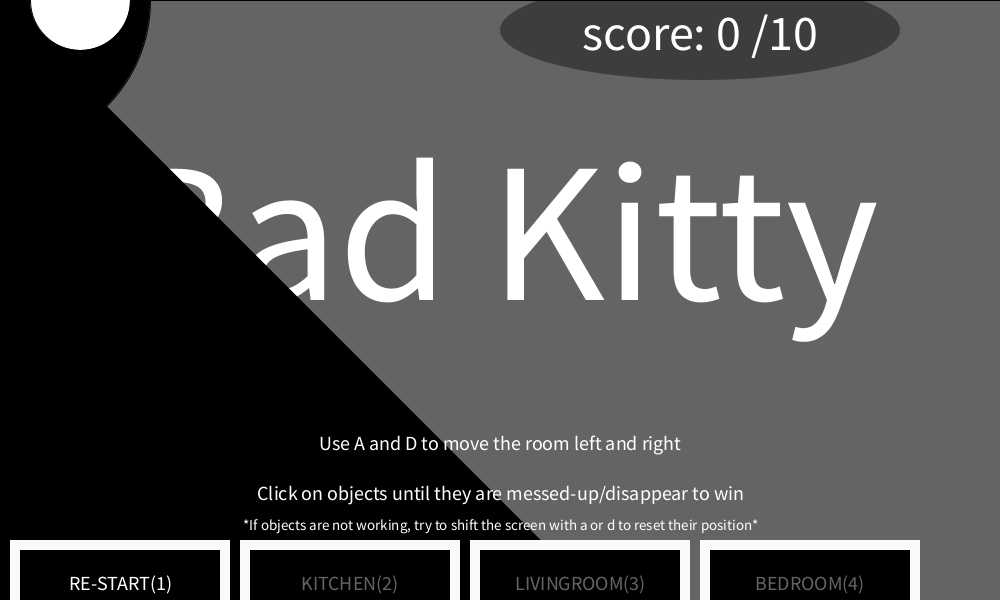
Frame 1 (no input)
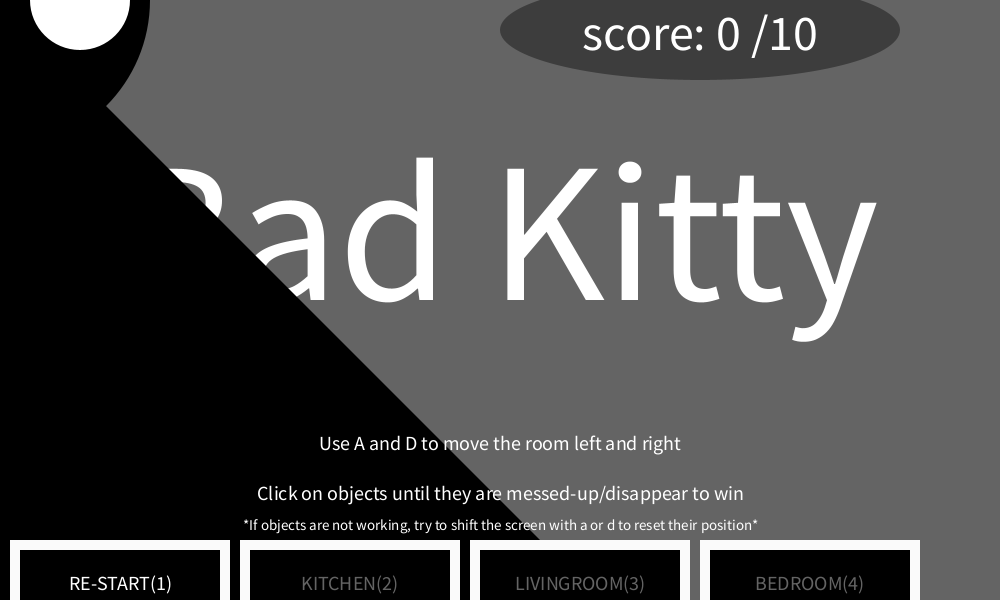
Frame 60 (the mouse pressed at the canvas centre just before this capture)
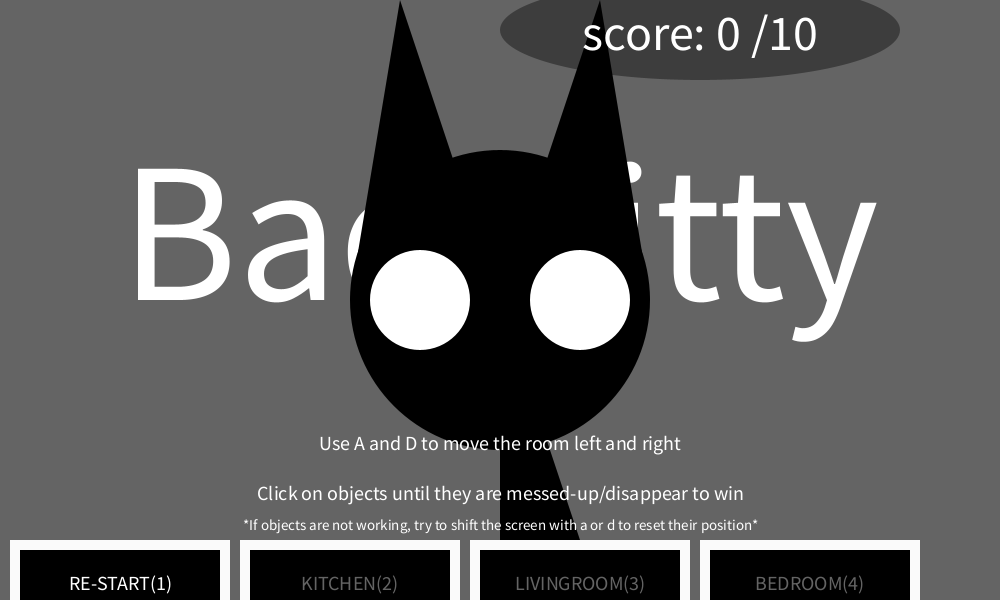
Frame 120 (the mouse held since frame 60 and released just before this capture)

The Processing sketch that drew these frames (run headless with seeded random() and noise(); from frame 60 on, the mouse is pressed at the canvas centre):

// Processing sketch: Shequana
// ── Shequana.pde
//Shequana Garnett 
//Bad Kitty 9
//////////////////////////////////instructions///////////////////////////////////////////////////////////
// use a and d or left and right arrow keys to move the screen left and right
// click on objects in the sceen to destroy them (there are 10 item types in all)
//press 1 or click on restart to restart the game (WILL reset game)
//press 2 or press 2 to go to kitchen scene (will not reset game)
//press 3 or press 3 to go to livingroom scene (will not reset game)
//press 4 or press 4 to go to bedroom scene (will not reset game)
//if items are unresposnive, they act as groups instead of indivudal items, so try clicking around the area of the object or press a or d to shift the scene a bit, to reset poition

int scene=1;
float expand=0;
float move=0;
float c=170;
float body=80;
boolean pounce;
float scratch=0;
int score=0;
int fri1;
float fri=0;
float fall=0;
float test=0;
float test2=255;
float test3=255;
float testF=255;
float testFruit=255;
float testTC=255;
float testM=255;
float testB=255;
float sheet=50;
float testPlate=255;
int row=4;
int col=4;
float flow=0;
float puddle=0;
float fluff;
float sheet1=0;
float sheet2=0;
boolean open;
int glass=10;
float feetD=350;
float feetU=300;
float hover=100;
int hh=350;
int hw=400;
float shake=0;
int shineO=1;
int shineFlicker=255;
float poof;
float shatter=0;
float shatter2=0;
////////////////////////////////////////////////////////////jars_object_array//////////////////////////////////////////////////////////////////////////////
Jar[][] jar=new Jar[row][col];
//class
class Jar {
  int dia;
  float w;
  float h;
  float b;
  boolean fadeout;
  Jar(float tempH, float tempW) {
    dia=50;
    w=tempW;
    h=tempH;
    b=50;
    fadeout=false;
  }
  void display(float w, float h) {
    fill(0, 0, 0, test2);
    rect(400+w+move, 50+h, dia-30, dia);       
    ellipse(410+w+move, 50+h, dia-20, dia-40); 
    ellipse(410+w+move, 125+h, dia-20, dia-40); 
    //base
    ellipse(410+w+move, 100+h, dia, dia);
    fill(200, 200, 200, test2);
    ellipse(410+w+move+15, 100+h, dia-40, dia-30);
  }
  void fade() {
    if (mousePressed&&mouseX>410+w+move-25&&mouseX<410+w+move-25+dia&&mouseY>100+h-25&&mouseY<100+h-25+dia)
    {
      test2--;
    }
  }
}
////////////////////////////////////////////////////////end_jar_class////////////////////////////////
void setup() {
  size(1000, 600);  
  textAlign(CENTER);
  textSize(100);
  pounce=false;
  for (int i=0; i<row; i++) {
    for (int j=0; j<col; j++) {
      jar[i][j]= new Jar(i*100, j*100);
    }
  }
}
void draw() {  
  background(0);
  open=false;
  moving();
  /////////////////////////////////////////////////////////////screen_selection(this code is from Allison Berkoy's exapmle sketch about state changes)//////
  if (scene!=5) {  //if scene does not = 3
    expand=0;  //reset value of expand
  }
  if (scene==1) {
    scene1();
    button(-480, "RE-START(1)", 255);
    button(-250, "KITCHEN(2)", 100);
    button(-20, "LIVINGROOM(3)", 100);
    button(210, "BEDROOM(4)", 100);
  } else if (scene==2) {
    scene2();
    button(-480, "RE-START(1)", 100);
    button(-250, "KITCHEN(2)", 255);
    button(-20, "LIVINGROOM(3)", 100);
    button(210, "BEDROOM(4)", 100);
  } else if (scene==3) {
    scene3();
    button(-480, "RE-START(1)", 100);
    button(-250, "KITCHEN(2)", 100);
    button(-20, "LIVINGROOM(3)", 255);
    button(210, "BEDROOM(4)", 100);
  } else if (scene==4) {
    scene4();
    button(-480, "RE-START(1)", 100);
    button(-250, "KITCHEN(2)", 100);
    button(-20, "LIVINGROOM(3)", 100);
    button(210, "BEDROOM(4)", 255);
  } else if (scene==5) {
    scene5();
    button(-480, "RE-START(1)", 100);
    button(-250, "KITCHEN(2)", 100);
    button(-20, "LIVINGROOM(3)", 100);
    button(210, "BEDROOM(4)", 100);
  }  
  if (score==10) {
    scene=5;
  }
  if (scene!=1||scene!=5) {
    scorePos(200);
  }
  if (test==255||test2==0||test3==0||puddle==450||sheet==190
    ||testPlate==0||testTC==0||testM==1||testB==1||testFruit==0||fluff==49
    ||shatter==99) {
    score=score+1;
  }
  ///////////////////////////////////////////////////////////////////find_position_on_screen//////////////////////////////////////////////////////////////
  println("x = " + mouseX);
  println("y =" + mouseY);
  /////////////////////////////////////////////////////////////reset_game///////////////////////////////////////////////////////////
  if (mousePressed&&mouseX>20&&mouseX<220&& mouseY>550&&mouseY<600) {
    scene=1;    
    score=0;
    fri1=0;
    fri=0;
    fall=0;
    test=0;
    test2=255;
    test3=255;
    testF=255;
    sheet=50;
    testPlate=255;
    flow=0;
    puddle=0;
    fluff=0;
    sheet1=0;
    sheet2=0;
    testTC=255;
    testM=255;
    testB=255;
    testFruit=255;
    open=false;
    shatter=0;
    shatter2=0;
  }
  if (mousePressed&&mouseX>250&&mouseX<450&& mouseY>550&&mouseY<600) {
    scene=2;
  }
  if (mousePressed&&mouseX>480&&mouseX<680&& mouseY>550&&mouseY<600) {
    scene=3;
  }
  if (mousePressed&&mouseX>710&&mouseX<910&& mouseY>550&&mouseY<600) {
    scene=4;
  }
}
//////////////////////////////////////////////////////reset_game///////////////////////////////////////////////////////////
void keyPressed() {
  if (key== '1') {
    scene=1;    
    score=0;
    fri1=0;
    fri=0;
    fall=0;
    test=0;
    test2=255;
    test3=255;
    testF=255;
    sheet=50;
    testPlate=255;
    flow=0;
    puddle=0;
    fluff=0;
    sheet1=0;
    sheet2=0;
    testTC=255;
    testM=255;
    testB=255;
    testFruit=255;
    open=false;
    shatter=0;
    shatter2=0;
  } else if (key== '2') {
    scene=2;
  } else if (key=='3') {
    scene=3;
  } else if (key=='4') {
    scene=4;
  }
}
/////////////////////////////////////////////start_game///////////////////////////////////////////////////////////
void scene1() {
  fill(100);
  rect(0, 0, 1000, 600);
  textSize(200);
  fill(255);
  text("Bad Kitty", width/2, height/2);
  //cat
  fill(0);
  //ears
  triangle(mouseX-100, mouseY-300, mouseX-150, mouseY, mouseX, mouseY);
  triangle(mouseX+100, mouseY-300, mouseX+150, mouseY, mouseX, mouseY);
  //body  
  triangle(mouseX, height, height, height, mouseX, mouseY);
  circle(mouseX, mouseY, 300);
  fill(255);
  circle(mouseX-80, mouseY, 100);
  circle(mouseX+80, mouseY, 100);
  textSize(20);
  fill(255);   
  text("Use A and D to move the room left and right", width/2, height/4+300);  
  text("Click on objects until they are messed-up/disappear to win", width/2, height/4+350);
  textSize(15);
  text("*If objects are not working, try to shift the screen with a or d to reset their position*", 
    width/2, height/4+380);
}
/////////////////////////////////////////////////////kitchen_scene///////////////////////////////////////////////////////////
void scene2() {
  border();
  moving();
  fill(200);
  rect(0+move-250, 400, 1300, height/3);
  window(width/2-200, height/2-250);
  window(width/2-400, height/2-250);
  window(width/2-600, height/2-250);
  //floor
  for (int i=0; i<=65; i++) {
    for (int l=0; l<=65; l++) {
      fill(100);
      ellipse(i*20+move-250, l*10+405, 4, 4);
      ellipse(l*20+move-250, i*50+405, 10, 10);
    }
  }
  trashCan(-10, -10);
  counter(-150);
  frige(190);  
  plate(100, 250);
  plate(200, 250);
  plate(300, 250);
  sink(-130, 270);
  cat();
  if (mousePressed) {
    pounce=true;
  } else {
    pounce=false;
  }
  if (scratch>30) {
    scratch=10;
  }
}  
/////////////////////////////////////////////////////////livingroom_scene3//////////////////////////////////////////////
void scene3() {
  background(0);
  noStroke();  
  border();
  fill(200);
  rect(0+move-250, 400, 1300, height/3);
  window(width/2-200, height/2-250);
  window(width/2-400, height/2-250);
  window(width/2-600, height/2-250);
  //floor
  for (int i=0; i<=64; i++) {
    for (int l=0; l<height/3; l++) {
      fill(100);
      rect(i*20+move-250, l+400+2, 10, 10);
    }
  }
  couch(-70);
  shelf(90);
  //////////////////////////////////////////////////////////////////////////jars/////////////////////
  for (int i=0; i<row; i++) {
    for (int j=0; j<col; j++) {
      jar[i][j].display(i*100+290, j*100);
      jar[i][j].fade();
    }
  }  
  cat();  
  if (mousePressed) {
    pounce=true;
  } else {
    pounce=false;
  }
  if (scratch>30) {
    scratch=10;
  }
  moving();
}
//////////////////////////////////////////////////////////////////////////bedroom_scene4/////////////////////
void scene4() { 
  noStroke();
  background(0);
  border();
  fill(100);
  rect(0+move-250, 400, 1300, height/3);
  window(width/2-200, height/2-250);
  window(width/2-400, height/2-250);
  window(width/2-600, height/2-250);
  //carpet
  for (int i=0; i<=43; i++) {
    for (int l=0; l<=43; l++) {
      fill(255);
      ellipse(i*30+move-250, l*30+405, 12, 6);
      ellipse(l*30+move-250, i*30+405, 6, 12);
    }
  }  
  bed(-450, -50);  
  dresser(20, 10, 0);  
  cat();  
  if (mousePressed) {
    pounce=true;
  } else {
    pounce=false;
  }
  if (scratch>30) {
    scratch=10;
  }
  moving();
}
/////////////////////////////////////////////////////////winning_scene5//////////////////////////////////
void scene5() {  
  background(0);
  fill(0, 0, 0, 100);
  ellipse(width/2, height/4-120, 400, 100);
  textSize(50);
  fill(255);   
  text("You Win Little Kitty", width/2, height/4+200);
}
/////////////////////////////////////////////////////////*GUI*////////////////////////////////////////////////////////////////////////
//////////////////////////////////////////////////////////menu////////////////////////////////
void button(int x, String scene, int shader) {
  noStroke();
  fill(250);
  rect(width/2-10+x, height/2+240, 220, 70);
  fill(0);
  rect(width/2+x, height/2+250, 200, 50);
  textSize(20);
  fill(shader);
  text(scene, width/2+100+x, height/2+290);
}
/////////////////////////////////////////////////////////////score////////////////////////////////////////////
void scorePos(int a) {
  fill(0, 0, 0, 100);
  ellipse(width/2+a, height/4-120, 400, 100);
  textSize(50);
  fill(255);   
  text("score: " + score + " /10", width/2+a, height/4-100);
}
////////////////////////////////////////////////////////////move_scene//////////////////////////////////////
void moving() {
  if (keyPressed) {
    if (key== 'a'||key== 'A'||keyCode == LEFT) {
      move+=5;
    } else if (key=='d'||key== 'D'||keyCode == RIGHT) {
      move-=5;
    }
  }
}
/////////////////////////////////////////////////////////////border/////////////////////////////////
void border() {
  fill(255);
  rect(-250+move, 0, 1300, 600);
}

//////////////////////////////////////////////////////////*furnature*//////////////////////////////////////////////////////////
////////////////////////////////////////////////////////////window////////////////////////
void window(int x, int y) {  
  noStroke();
  fill(140);
  rect(x-20+move, y-10, 150, 200);
  fill(255);
  rect(0+x+move, 0+y, 50, 50);
  rect(60+x+move, 0+y, 50, 50);
  rect(0+x+move, 60+y, 50, 50);
  rect(60+x+move, 60+y, 50, 50);
  rect(0+x+move, 120+y, 50, 50);
  rect(60+x+move, 120+y, 50, 50);
}
/////////////////////////////////////////////////////////////counter////////////////////////////////////
void counter(int x) {
  //spill
  fill(0, 0, 0, 50);
  ellipse(width/2+move-530, height/2+200, puddle, puddle/2);
  //spill
  fill(110);  
  rect(width/2-500+x+move, height/2, 500, 200);
  fill(50);
  rect(width/2-510+x+move, height/2, 520, 20, 200);
}
/////////////////////////////////////////////////////////////////milk//////////////////////
//680 820 90 200
void milk(int x, int y) {
  noStroke();
  fill(190, 190, 190, testM);
  rect(width/2+x+move, height/2+y, 50, 100);
  triangle(width/2+50+x+move, height/2+y, width/2+25+x+move, height/2-25+y, width/2+x+move, height/2+y);
  fill(150, 150, 150, testM);
  rect(width/2+5+x+move, height/2+5+y, 40, 90);
  stroke(190, 190, 190, testM);
  strokeWeight(5);
  line(width/2+25+x+move, height/2+y, width/2+25+x+move, height/2-30+y);
  noStroke();
  fill(240, 240, 240, testM);
  rect(width/2+5+x+move, height/2+20+y, 40, 40);
  fill(150, 150, 150, testM);
  triangle(width/2+45+x+move, height/2+y, width/2+25+x+move, height/2-15+y, width/2+5+x+move, height/2+y);
  if (fri<-200) {
    open=true;
  }
  if (open==true&&mousePressed&&
    mouseX>width/2+x+move
    &&mouseX<width/2+x+move+50
    &&mouseY>height/2+y
    &&mouseY<height/2+y+100
    &&scene==2
    ) {
    testM--;
  }
}
//////////////////////////////////////////////////////////////////////////bottle/////////////////////
void bottle(int x, int y) {
  fill(50, 50, 50, testB);
  ellipse(width/2+x+move, height/2+y, 50, 50);
  rect(width/2-25+x+move, height/2+y, 50, 90, 10);
  rect(width/2-10+x+move, height/2-60+y, 20, 50, 10);
  rect(width/2-15+x+move, height/2-60+y, 30, 10, 10);
  fill(200, 200, 200, testB);
  ellipse(width/2+10+x+move, height/2-5+y, 20, 20);
  if (open==true&&mousePressed
    &&mouseX>width/2-25+x+move
    &&mouseX<width/2-25+x+move+50
    &&mouseY>height/2+y
    &&mouseY<height/2+y+90  
    &&scene==2
    )
  {
    testB--;
  }
}
//////////////////////////////////////////////////////////////////////////fruits/////////////////////
void fruit(int x, int y) {
  fill(50, 50, 50, testFruit);
  ellipse(width/2+x+move, height/2+y, 50, 50);
  fill(150, 150, 150, testFruit);
  ellipse(width/2+x+move, height/2-25+y, 10, 20);
  ellipse(width/2+9+x+move, height/2-15+y, 20, 10);
  ellipse(width/2-10+x+move, height/2-5+y, 5, 5);
  ellipse(width/2-5+x+move, height/2-10+y, 5, 5);
  ellipse(width/2-10+x+move, height/2-15+y, 5, 5);
  if (open==true&&mousePressed
    &&mouseX>width/2+x+move
    &&mouseX<width/2+x+move+50
    &&mouseY>height/2+y
    &&mouseY<height/2+y+50
    &&scene==2) {
    testFruit--;
  }
}
//////////////////////////////////////////////////////////////////////////fridge/////////////////////
void frige(int x) {
  //base
  fill(160);
  rect(width/2+50+move+x, height/2-300, 300, 500, 40);
  //inside
  fill(100);
  rect(width/2+60+move+x, height/2-280, 280, 200, 50);
  rect(width/2+60+move+x, height/2-70, 280, 240, 50);
  rect(width/2+60+move+x, height/2-240, 280, 160);
  rect(width/2+60+move+x, height/2-70, 280, 200);
  //shelf
  fill(250);
  rect(width/2+60+move+x, height/2-10, 280, 5);
  milk(390, -180);
  milk(290, -180);
  bottle(350, 80);
  bottle(450, 80);
  fruit(400, -35);
  fruit(350, -35);
  fruit(300, -35);
  fill(200);
  rect(width/2+60+move+x+fri1, height/2-280, 280+fri, 200, 50);
  rect(width/2+60+move+x+fri1, height/2-70, 280+fri, 240, 50);
  rect(width/2+60+move+x+fri1, height/2-240, 280+fri, 160);
  rect(width/2+60+move+x+fri1, height/2-70, 280+fri, 200);  
  //handle
  fill(160);
  rect(width/2+70+move+x+fri1, height/2-30, 20, 50, 100);
  rect(width/2+70+move+x+fri1, height/2-150, 20, 50, 100);
  if (mousePressed
    &&mouseX>width/2+60+move+x+fri1
    &&mouseX<width/2+60+move+x+fri1+280&&scene==2) {
    fri1++;
    fri--;
  }
}
//////////////////////////////////////////////////////////////////////////couch/////////////////////
void couch(int x) {
  rect(width/2-600+x+move, height/2, 400, 200, 100);
  fill(200);
  ellipse(width/2-400+x+move, height/2+155, 400, 100);
  fill(200);
  ellipse(width/2-200+x+move, height/2+100, 100, 100);
  fill(200);
  ellipse(width/2-600+x+move, height/2+100, 100, 100);
  fill(100);
  ellipse(width/2-200+x+move, height/2+100, 20, 20);
  fill(100);
  ellipse(width/2-600+x+move, height/2+100, 20, 20);
  fill(250);
  stuffing(-150, -40);
  stuffing(-180, 0);
  stuffing(-170, 100);
  //180 670 300 500
  if (mousePressed
    &&mouseX>width/2-600+x+move
    &&mouseX<width/2-600+x+move+400
    &&mouseY>height/2
    &&mouseY<height/2+200
    &&scene==3
    ) {
    test3--;
    fluff++;
  }
  if (fluff>=50) {
    fluff=50;
  }
}
/////////////////////////////////////////////////////////////////////stuffing////////////////////////////
void stuffing(int x, int y) {
  circle(width/2+move-200+x, height/2+70+y, fluff/2);
  circle(width/2+move-190+x, height/2+70+y, fluff/2);
  circle(width/2+move-185+x, height/2+60+y, fluff/2);
  circle(width/2+move-300+x, height/2+50+y, fluff/3);
  circle(width/2+move-290+x, height/2+50+y, fluff/3);
  circle(width/2+move-285+x, height/2+60+y, fluff/3);  
  circle(width/2+move-400+x, height/2+70+y, fluff/4);
  circle(width/2+move-390+x, height/2+70+y, fluff/4);
  circle(width/2+move-385+x, height/2+60+y, fluff/4);
}
//////////////////////////////////////////////////////////////////////////shelf/////////////////////
void shelf(int x) {
  fill(160);
  rect(width/2+50+move+x, height/2-400, 400, 600);
  fill(120);
  rect(width/2+65+move+x, height/2-175, 380, 10);
  rect(width/2+65+move+x, height/2-175+100, 380, 10);
  rect(width/2+65+move+x, height/2-175+200, 380, 10);
  rect(width/2+65+move+x, height/2-175+300, 380, 10);
  if (mousePressed
    &&mouseX>width/2+50+move+x
    &&mouseX<width/2+50+move+x+400
    &&mouseY>height/2-400
    &&mouseY<height/2
    &&scene==3
    ) {
    test2--;
  }
}
/////////////////////////////////////////////////////////////////////////////bed/////////////////////
void bed(int x, int y) {
  fill(50);
  ellipse(width/2-200+x+move, height/2+50+y, 100, 300);
  ellipse(width/2+400+x+move, height/2+100+y, 100, 200);  
  //bed
  fill(200);
  rect(width/2-200+x+move, height/2+y, 600, 200, 100);    
  //base
  fill(50);
  rect(width/2-200+x+move, height/2+100+y, 600, 100);  
  //sheet
  fill(150, 150, 150);  
  rect(width/2-100+x+move, height/2+y+sheet1, 500+sheet1, 50+sheet, 100);
  if (mousePressed
    &&mouseX>width/2-100+x+move
    &&mouseX<width/2-100+x+move+500+sheet1
    &&mouseY>height/2+y+sheet1
    &&mouseY<height/2+y+sheet1+50+sheet
    &&scene==4
    ) {
    sheet++;
  }
  if (sheet==200) {
    sheet=200;
    sheet1=sheet;
  }
}
///////////////////////////////////////////////////////////dresser///////////////////////////////////
void dresser(int x, int y, int z) {
  fill(100, 100, 100);
  ellipse(width/2+275+x+move, height/2-200+y+z, 300, 400);
  fill(250, 250, 250);
  ellipse(width/2+275+x+move, height/2-200+y+z, 280, 380);
  fill(175);  
  rect(width/2+125+x+move, height/2-70+y, 300, 200);
  fill(105);  
  rect(width/2+100+x+move, height/2-70+y, 350, 10);
  stroke(0);
  strokeWeight(1);
  line(width/2+275+move+x, height/2-200+y, width/2+275+shatter+move+x, height/2-200+shatter+y);
  line(width/2+275+move+x, height/2-200+y, width/2+275-shatter+move+x, height/2-200+shatter+y);
  line(width/2+275+move+x, height/2-200+y, width/2+275+shatter+move+x, height/2-200-shatter+y);
  line(width/2+275+move+x, height/2-200+y, width/2+275-shatter+move+x, height/2-200-shatter+y);
  line(width/2+275+move+x, height/2-200+y, width/2+275+shatter2*cos(2)+move+x, height/2-200+shatter2+y);
  line(width/2+275+move+x, height/2-200+y, width/2+275-shatter2*cos(2)+move+x, height/2-200+shatter2+y);
  line(width/2+275+move+x, height/2-200+y, width/2+275+shatter2*cos(2)+move+x, height/2-200-shatter2+y);
  line(width/2+275+move+x, height/2-200+y, width/2+275-shatter2*cos(2)+move+x, height/2-200-shatter2+y);
  if (mousePressed
    &&mouseX>width/2+275+x+move/2
    &&mouseX<width/2+275+x+move+300/2
    &&mouseY>height/2-200+y+z/2
    &&mouseY<height/2-200+y+z+400/2
    &&scene==4) {
    shatter++;
    shatter2++;
  }
  if (shatter>=100) {
    shatter=100;
    shatter2=100;
  }
}
///////////////////////////////////////////////////////////////////////plate////////////////////////
void plate(int x, int y) {
  fill(240, 240, 240, testPlate);
  ellipse(x+move, y, 110, 110);
  fill(230, 230, 230, testPlate);
  ellipse(x+move, y, 70, 70);
  //plate 320 620 200 300
  if (mousePressed
    &&mouseX>x+move
    &&mouseX<x+move+110
    &&mouseY>y
    &&mouseY<y+110
    &&scene==2
    ) {
    testPlate--;
  }
}
/////////////////////////////////////////////////////////////////////////////trashcan//////////////////////
//500 630 290 480
void trashCan(int x, int y) {
  fill(220, 220, 220, testTC);
  rect(width/2+shake+x+move, height/2+y, 150, 200, 20);
  fill(100, 100, 100, testTC);
  rect(width/2+15+shake+x+move, height/2+10+y, 120, 50, 50);
  if (mousePressed
    &&mouseX>width/2+shake+x+move
    &&mouseX<width/2+shake+x+move+150
    &&mouseY>height/2+y
    &&mouseY<height/2+y+200
    &&scene==2
    ) {
    shake=shake+random(-2, 2);
    testTC--;
  }
}
//////////////////////////////////////////////////////////////////////////sink/////////////////////
void sink(int x, int y) {
  //fill(0);
  //rect(x+move-20, y-20, 190, 70);
  //neck
  fill(170);
  rect(x+move+10+50, y-20, 20, 50, 10);
  //base
  fill(170);
  rect(x+move, y+20, 150, 10);
  fill(0, 0, 0, 50);
  rect(width/2+move-535, height/2-40, 10, flow);
  //nossel
  fill(170);
  rect(x+move+10+50, y-20, 50, 20, 100);
  //knobs 
  ellipse(x+move+10, y+5, 40, 30);
  ellipse(x+move+140, y+5, 40, 30);
  fill(240);
  ellipse(x+move+10, y, 20, 15);
  ellipse(x+move+140, y, 20, 15);  
  //400 700 200,300
  if (mousePressed&&
    mouseX>x+move-20
    &&mouseX<x+move-20+190
    &&mouseY>y-20
    &&mouseY<y-20+70
    &&scene==2
    ) {
    flow++;
  }
  if (flow>=250)
  {
    flow=250;
    puddle++;
  }
  if (puddle>460) {
    puddle=460;
  }
} 
///////////////////////////////////////////////////////////////////////////////player/////////////////////////////////////////////////////
void cat() {
  if (pounce==false) {
    stroke(0);
    strokeWeight(17);
    fill(0);
    //feet
    line(mouseX, mouseY-70, mouseX, mouseY);
    line(mouseX-20, mouseY-70, mouseX-20, mouseY);
    line(mouseX-100, mouseY-70, mouseX-100, mouseY);
    line(mouseX-120, mouseY-70, mouseX-120, mouseY);
    //tail
    line(mouseX-90, mouseY-70, mouseX-130, mouseY-250);
    head(0, 0);
    //body
    stroke(0);
    strokeWeight(50);
    line(mouseX-90, mouseY-body, mouseX-15, mouseY-body);
    strokeWeight(17);
    fill(0);
    circle(mouseX-90, mouseY-70, 40);
  }  
  if (pounce==true) {
    stroke(0);
    strokeWeight(17);
    fill(0);
    //feet
    line(mouseX-10, mouseY-70, mouseX+scratch++, mouseY);    
    //elbow
    line(mouseX-50, mouseY-30, mouseX-40, mouseY-40);
    line(mouseX-50, mouseY-30, mouseX-30, mouseY);    
    line(mouseX-100, mouseY-70, mouseX-80, mouseY);
    line(mouseX-120, mouseY-70, mouseX-100, mouseY);
    //tail
    line(mouseX-100, mouseY-70, mouseX-130, mouseY-250);
    head(+20, -20);
    //body
    stroke(0);
    strokeWeight(50);
    line(mouseX-90, mouseY-body, mouseX-15, mouseY-60);
    strokeWeight(17);
    fill(0);
    circle(mouseX-90, mouseY-65, 40);
  }
}
void head(int a, int b) {
  //head
  //left ear
  triangle(mouseX-50+b, mouseY-240+a, mouseX-30+b, mouseY-c+a, mouseX+40+b, mouseY-c+a);
  //right ear
  triangle(mouseX+60+b+20, mouseY-240+a, mouseX+50+b+15, mouseY-c+a, mouseX+b, mouseY-c+a);
  circle(mouseX+20+b, mouseY-150+a, 100);
  //eyes
  //lefteye
  strokeWeight(2);
  fill(255);
  circle(mouseX+b, mouseY-150+a, 40);
  //right eye
  circle(mouseX+55+b, mouseY-150+a, 40);
  if (mousePressed) {
    //left eyelid
    fill(0);
    circle(mouseX+b+15, mouseY-160+a, 40);
    //right eyelid
    circle(mouseX+40+b, mouseY-160+a, 40);
  }
}
